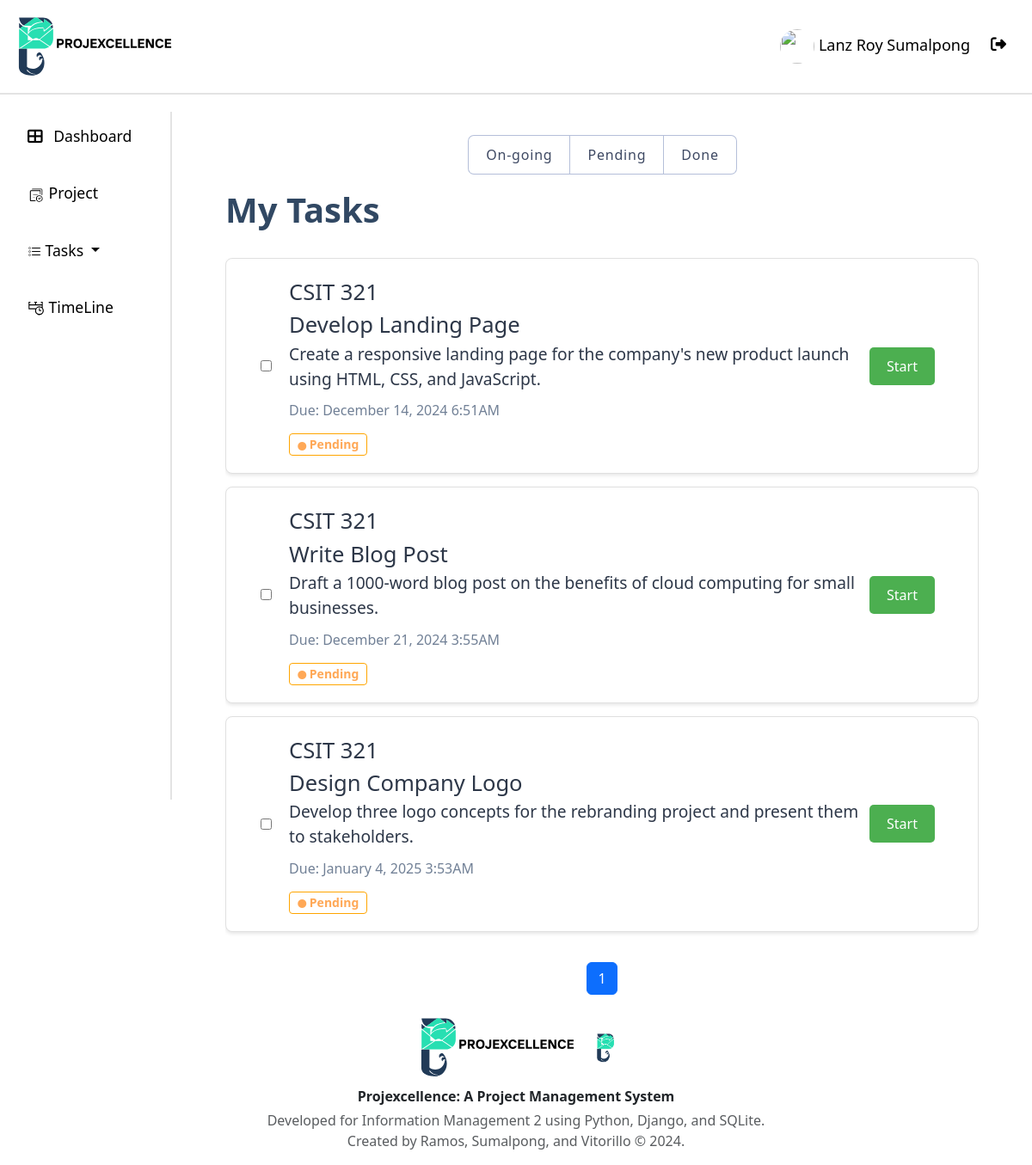
Before: /task/Pending/1/ (signed in) with the older database file.
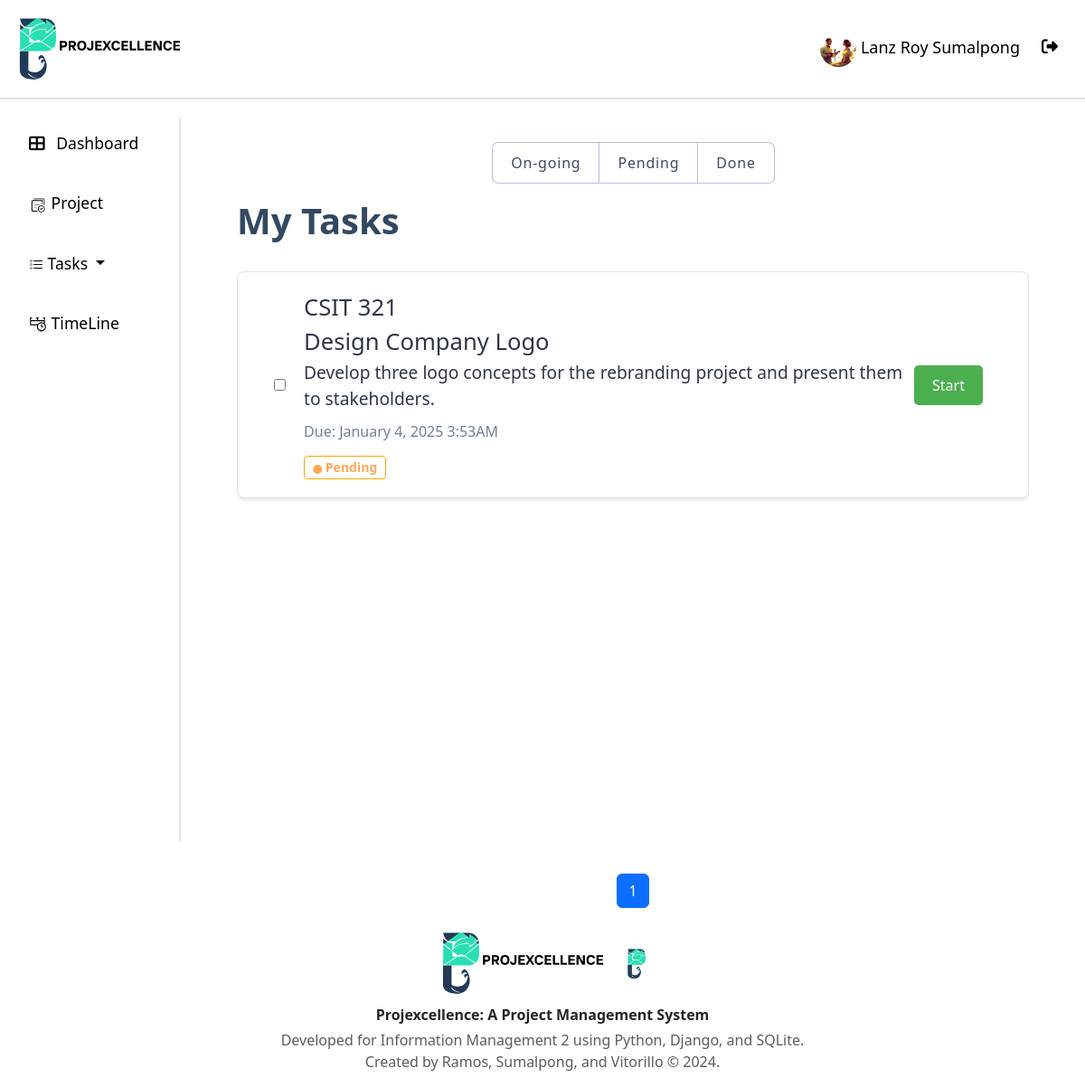
After: the same page with the newer database file.
### api/models.py (models this page shows, shortened)
class Task(models.Model):
    STATUS_CHOICES = [
        ("On-going", "On-going"),
        ("Pending", "Pending"),
        ("Done", "Done"),
    ]
    project_id = models.ForeignKey(Project, on_delete=models.CASCADE)
    task_name = models.CharField(max_length=50)
    description = models.TextField()
    assigned_to = models.ForeignKey( User, on_delete=models.CASCADE, related_name="assigned_tasks" )
    created_by = models.ForeignKey(User, on_delete=models.CASCADE, related_name="created_tasks")
    status = models.CharField(max_length=10, choices=STATUS_CHOICES, default="Pending")
    due_date = models.DateTimeField(default=timezone.now)
    completed = models.BooleanField(default=False)
    isAccepted = models.BooleanField(default=False)
    date_started = models.DateTimeField(null=True, blank=True, default=None)
    created_at = models.DateTimeField(auto_now_add=True)
    updated_at = models.DateTimeField(auto_now=True)

class Project(models.Model):
    project_name = models.CharField(max_length=50)
    description = models.TextField()
    created_by = models.ForeignKey(User, on_delete=models.CASCADE)
    date_created = models.DateTimeField(auto_now_add=True)
    def __str__(self):
        return self.project_name

class User(AbstractUser):
    username = None  # Remove the username field entirely
    email = models.EmailField(_("email address"), unique=True)
    phone_regex = RegexValidator(
        regex=r"^\+?1?\d{9,15}$",
        message="Phone number must be entered in the format: '+999999999'. Up to 15 digits allowed.",
    )
    isLogout = models.BooleanField(default=True)
    logoutTime = models.DateTimeField(default=timezone.now)
    phone_number = models.CharField(validators=[phone_regex], max_length=17, blank=True)
    profile_path = models.ImageField(null=True, blank=True,upload_to='profile/' )
    groups = models.ManyToManyField(
        "auth.Group",
        verbose_name=_("groups"),
        blank=True,
        related_name="custom_user_set",
        related_query_name="custom_user",
    )
    user_permissions = models.ManyToManyField(
        "auth.Permission",
        verbose_name=_("user permissions"),
        blank=True,
        related_name="custom_user_set",
        related_query_name="custom_user",
    )
    objects = UserManager()
    USERNAME_FIELD = "email"
    REQUIRED_FIELDS = ["first_name", "last_name", "date_of_hire", "password"]

### api/Views/views.py (the view)
# urls.py: path("task/<str:status>/<int:project_id>/", views.task_list_project, name="task_project"),
@login_required
def task_list_project(request,status,project_id):
    tasks = Task.objects.filter(assigned_to=request.user, status=status, project_id=project_id).order_by("due_date")
    task_filter = TaskFilter(request.GET, queryset=tasks)
    paginator = Paginator(task_filter.qs, 10)
    page_number = request.GET.get("page")
    page_obj = paginator.get_page(page_number)
    edit_task_forms = {task.id: EditTaskForm(instance=task) for task in tasks}
    context = {
        "page_obj": page_obj,
        "edit_task_forms": edit_task_forms,
        "add_task_form": TaskForm(),
        "filter": task_filter,
    }
    return render(request, "task.html", context)

### api/forms.py (shortened to what this page needs)
class TaskForm(forms.ModelForm):
    class Meta:
        model = Task
        fields = ["task_name", "description"]
        widgets = {
            "task_name": forms.TextInput(attrs={"class": "form-control"}),
            "description": forms.Textarea(attrs={"class": "form-control"}),
        }
        labels = {
            "task_name": "Task Name",
            "description": "Task Description",
        }
    def __init__(self, *args, project=None, **kwargs):
        super().__init__(*args, **kwargs)
        if self.instance and self.instance.pk and self.instance.due_date:
            self.fields["due_date"].initial = (
                localtime(self.instance.due_date).strftime("%Y-%m-%dT%H:%M")
            )

### api/templatetags/custom_filters.py (called while the page is built)
@register.filter
def dict_get(d, key):
    return d.get(key)

### api/templates/task.html (shortened to what this page needs)
{% extends "base.html" %}
{% load crispy_forms_tags %}
{% load custom_filters %}
{% block content %}
    <div class="mydict">
        <div>
            <label for="On-going">
                <span class="filter-bar {% if current_status == 'On-going' %}active{% endif %}">On-going</span>
            </label>
            <label for="Pending">
                <span class="filter-bar {% if current_status == 'Pending' %}active{% endif %}"></i>Pending</span>
            </label>
            <label for="Done">
                <span class="filter-bar {% if current_status == 'Done' %}active{% endif %}">Done</span>
            </label>
        </div>
    </div>
<div class="page-container">
    <div class="content-wrapper">
        <div class="d-flex justify-content-between align-items-center mb-4">
            <h1>My Tasks</h1>
        </div>
        <div id="tasks-list">
            {% for task in page_obj %}
            <div class="task-item {% if task.completed %}completed{% endif %}" >
                <div class="task-content">
                    <input style="margin-right: 20px;" type="checkbox" class="task-checkbox" {% if task.completed %}checked{% endif %}>
                    <div onclick="goToTaskDetails(event, '{% url 'task_details' task.id %}')">
                        <div class="task-title">{{ task.project_id }}</div>
                        <div class="task-title">{{ task.task_name }}</div>
                        <div class="task-description">{{ task.description }}</div>
                        <div class="task-due-date">Due: {{ task.due_date|date:"F j, Y g:iA" }}</div>
                        <span class="badge {{ task.status|lower }}">
                            <i class="bi bi-circle-fill icon-small" style="width: 0.1px;"></i> {{ task.status }}
                        </span>
                    </div>
                    <div class="task-actions">
                        <form method="POST" action="{% url 'task' 'Pending' %}">
                            {%if task.status == 'Pending'%}
                                <button class="start-btn"  name="start"  value="{{task.id}}">Start</button>
                            {%endif%}
                        </form>
                    </div>
                </div>
            </div>
            {% empty %}
                <div class="task-item" style="display: flex; justify-content: center;">
                    <h4 class="text-center" >You have no tasks to accomplish.<br/><small>Set up tasks to have a productive day ahead.</small></h4>
                </div>
            {% endfor %}
        </div>
        <nav aria-label="Page navigation" class="mt-auto">
            <ul class="pagination justify-content-center">
                {% for num in page_obj.paginator.page_range %}
                    {% if page_obj.number == num %}
                        <li class="page-item active"><span class="page-link">{{ num }}</span></li>
                    {% elif num > page_obj.number|add:'-3' and num < page_obj.number|add:'3' %}
                        <li class="page-item"><a class="page-link" href="?page={{ num }}">{{ num }}</a></li>
                    {% endif %}
                {% endfor %}
            </ul>
        </nav>
    </div>
</div>
{% endblock content %}

### api/templates/base.html (shortened to what this page needs)
{% load static %}
<!DOCTYPE html>
<html lang="en">
  <head>
    <link
      href="https://cdn.jsdelivr.net/npm/bootstrap@5.3.0/dist/css/bootstrap.min.css"
      rel="stylesheet"
    />
    <link href="https://cdn.jsdelivr.net/npm/bootstrap-icons/font/bootstrap-icons.css" rel="stylesheet">
    <link
      href="https://cdnjs.cloudflare.com/ajax/libs/font-awesome/6.4.0/css/all.min.css"
      rel="stylesheet"
    />
    <link href="https://cdn.jsdelivr.net/npm/bootstrap@5.3.0/dist/css/bootstrap.min.css" rel="stylesheet">
  </head>
  <body>
    <header>
      <div class="header">
          <img src="{% static '/res/slogo.svg' %}" alt="logo" width="200px">
          <div class="profile" >
            <a class="nav-link {% if request.resolver_match.url_name == 'profile' %}active{% endif %}" href="{% url 'profile' %}">
              {% if request.user.profile_path.url != null  %}
                <img src="{{ request.user.profile_path.url }}" width="40px" height="40px" style="border-radius: 50%;" >
              {%endif%}
              {{ request.user.first_name|capfirst }} {{ request.user.last_name|capfirst }}
            </a>
            <a class="nav-link" href="{% url 'logout' %}" onclick="event.preventDefault(); document.getElementById('logout-form').submit();" style="margin-top: 5px;">
              <i class="fas fa-sign-out-alt me-2"></i>
            </a>
          </div>
      </div>
    </header>
    <div class="container-fluid">
      <div class="row">
        <nav
          id="sidebarMenu"
          class="col-md-3 col-lg-2 d-md-block sidebar collapse"
        >
          <ul class="nav flex-column">
            <li class="nav-item">
              <a class="nav-link {% if request.resolver_match.url_name == 'dashboard' %}active{% endif %}" href="{% url 'dashboard' %}">
                <i class="fas fa-th-large me-2"></i> Dashboard
              </a>
            </li>
            <li class="nav-item">
              <a class="nav-link {% if request.resolver_match.url_name == 'project' %}active{% endif %}" href="{% url 'project' %}">
                <img src="{% static '/res/projectIcon.svg' %}" alt="logo" width="20px">  Project
              </a>
            </li>
            <li class="nav-item dropdown">
              <a
                class="nav-link dropdown-toggle {% if request.resolver_match.url_name == 'task' or request.resolver_match.url_name == 'assign_task'%}active{% endif %}"
                href="#"
                id="taskDropdown"
                role="button"
                data-bs-toggle="dropdown"
                aria-expanded="false"
              >
                {% if request.resolver_match.url_name == 'task' %} My {% elif request.resolver_match.url_name == 'assign_task' %} Assigned{% endif %} Tasks
              </a>
            </li>
            <li class="nav-item">
              <a class="nav-link {% if request.resolver_match.url_name == 'timeline' %}active{% endif %}" href="{% url 'timeline' %}">
                <img src="{% static '/res/timelineIcon.svg' %}" alt="logo" width="20px">  TimeLine
              </a>
            </li>
          </ul>
        </nav>
        <main class="col-md-9 ms-sm-auto col-lg-10 px-md-4 main-content">
          {% block content %}{% endblock content %}
        </main>
      </div>
    </div>
  </body>
  <footer class="footer">
    <div class="container text-center content-container">
      <img src="{% static '/res/slogo.svg' %}" alt="logo" width="200px">
      <img src="{% static '/res/logoPlaceHolder.png' %}" alt="logo" width="40px">
      <p class="mb-1 fw-bold">Projexcellence: A Project Management System</p>
      <p class="text-muted">
        Developed for Information Management 2 using Python, Django, and SQLite.<br>
        Created by Ramos, Sumalpong, and Vitorillo &copy; {% now "Y" %}.
      </p>
    </div>
  </footer>
</html>

Changed rows visible on the page:
no longer on this page (row edited): Task: project_id "CSIT 321", task_name "Develop Landing Page", description "Create a responsive landing page for the company's new product launch using HTML, CSS, and JavaScript.", due_date "December 14, 2024 6:51AM", status "Pending", {{ task.id }} 10 (drawn)
no longer on this page (row edited): Task: project_id "CSIT 321", task_name "Write Blog Post", description "Draft a 1000-word blog post on the benefits of cloud computing for small businesses.", due_date "December 21, 2024 3:55AM", status "Pending", {{ task.id }} 11 (drawn)
changed User "Lanz Roy": user.profile_path: picture added
